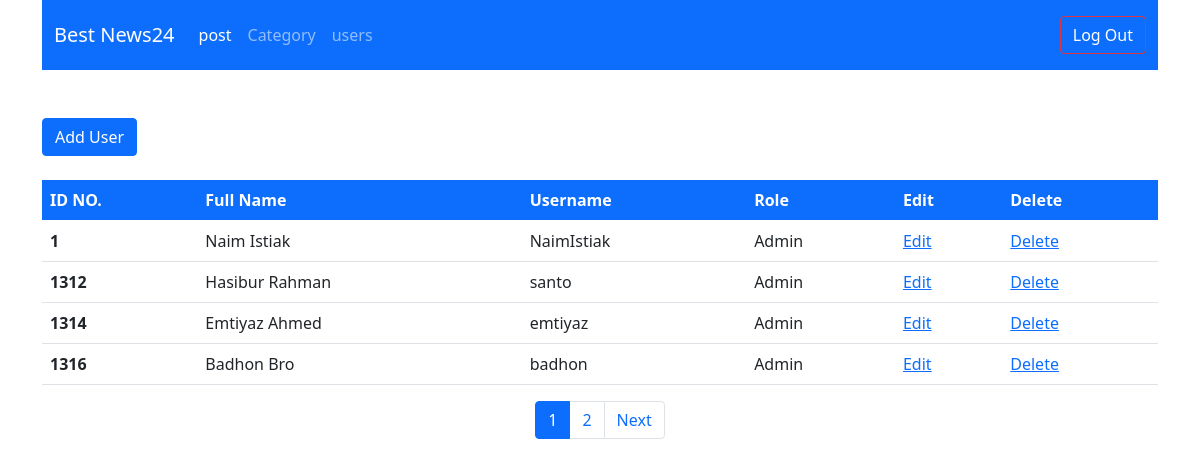
The page /admin/users.php (signed in) on the database its author committed.
### tables this page shows
CREATE TABLE `users` (
  `id` int(11) NOT NULL,
  `first_name` varchar(20) NOT NULL,
  `last_name` varchar(20) NOT NULL,
  `username` varchar(30) NOT NULL,
  `password` text NOT NULL,
  `role` int(11) NOT NULL
);

### admin/users.php (the view, shortened to what this page needs)
<!DOCTYPE html>
<html lang="en">
<head>
    <link href="https://cdn.jsdelivr.net/npm/bootstrap@5.0.0-beta1/dist/css/bootstrap.min.css" rel="stylesheet">
</head>
<body>
                <div class="container">
                    <nav class="navbar navbar-expand-lg navbar-dark bg-primary">
                    <div class="container">
                        <a class="navbar-brand text-white" href="#">Best News24</a>
                        <div class="collapse navbar-collapse" id="navbarText">
                        <ul class="navbar-nav me-auto mb-2 mb-lg-0">
                            <li class="nav-item">
                            <a class="nav-link active" aria-current="page" href="post.php">post</a>
                            </li>
                            <?php if($_SESSION['role']==0){ ?>
                            <li class="nav-item">
                            <a class="nav-link" href="category.php">Category</a>
                            </li>
                            <li class="nav-item">
                            <a class="nav-link" href="users.php">users</a>
                            </li>
                            <?php } ?>
                        </ul>
                        <span class="navbar-text text-white">
                            <a href="logout.php" class="btn btn-outline-danger">Log Out</a>
                        </span>
                        </div>
                    </div>
                    </nav>
                    <br>
                    <br>
                    <a href="add_user.php" type="button" class="btn btn-primary">Add User</a>
                    <br>
                    <br>
        <?php
            include "configure.php";
            $limit = 4;
            if(isset($_GET['page'])){
                $page_num = $_GET['page'];
            }else{
                $page_num = 1;
            }
            $offset = ($page_num-1) * $limit;
            $query = "SELECT * FROM users ORDER BY id ASC LIMIT {$offset}, {$limit}";
            $result = mysqli_query($connection,$query) or die("Failed");
            $count = mysqli_num_rows($result);
            if($count > 0){
        ?>
                <div class="table-responsive">
                    <table class="table caption-top">
                    <thead class="bg-primary text-white">
                        <tr>
                        <th scope="col">ID NO.</th>
                        <th scope="col">Full Name</th>
                        <th scope="col">Username</th>
                        <th scope="col">Role</th>
                        <th scope="col">Edit</th>
                        <th scope="col">Delete</th>
                        </tr>
                    </thead>
                    <tbody>
        <?php
            while($row = mysqli_fetch_assoc($result)){
        ?>
                        <tr>
                        <th scope="row"><?php echo $row['id'] ?></th>
                        <td><?php echo $row['first_name']." ".$row['last_name'] ?></td>
                        <td><?php echo $row['username'] ?></td>
                        <td><?php
                        if($row['role'] == 1){
                            echo "Moderator";
                        }else{
                            echo "Admin";
                        }
                        ?></td>
                        <td><a href="edit_user.php?id=<?php echo $row['id'] ?>">Edit</a></td>
                        <td><a onclick="return confirm('Press OK for Delete')" href="delete_user.php?id=<?php echo $row['id'] ?>">Delete</a></td>
                        </tr>
        <?php } ?>
                    </tbody>
        <?php } ?>
                    </table>
        <?php
            include "configure.php";
            $query1 = "SELECT * FROM users";
            $result1 = mysqli_query($connection,$query1) or die("Faild!");
            $count1= mysqli_num_rows($result1);
            if($count1){
                $total_page = ceil($count1/$limit);
                echo "<ul class='pagination justify-content-center'>";
                for($i = 1; $i <= $total_page; $i++){
                    if($i == $page_num){
                        $active = 'active';
                    }else{
                        $active = '';
                    }
                    echo "<li class='page-item ".$active."'><a class='page-link' href='users.php?page=".$i."'>".$i."</a></li>";
                }
                if($page_num < $total_page){
                    echo "<li class='page-item'><a class='page-link' href='users.php?page=".($page_num+1)."'>Next</a></li>";
                }
                echo "</ul>";
            }
        ?>
                    </div>
</body>
</html>

### rows shown on the page
users: id "1", first_name "Naim", last_name "Istiak", username "NaimIstiak", role "Admin"
users: id "1312", first_name "Hasibur", last_name "Rahman", username "santo", role "Admin"
users: id "1314", first_name "Emtiyaz", last_name "Ahmed", username "emtiyaz", role "Admin"
users: id "1316", first_name "Badhon", last_name "Bro", username "badhon", role "Admin"
